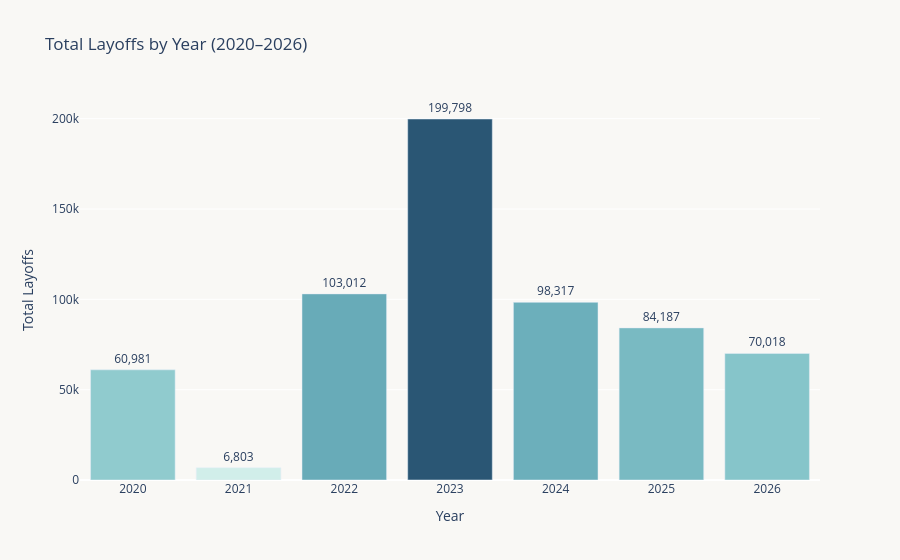

Notebook cell for this chart:
### Code cell
yearly = df.groupby("year")["layoff_count"].sum().reset_index()
yearly.columns = ["Year", "Total Layoffs"]

fig = px.bar(
    yearly, x="Year", y="Total Layoffs",
    title="Total Layoffs by Year (2020–2026)",
    color="Total Layoffs",
    color_continuous_scale="Teal",
    text="Total Layoffs"
)
fig.update_traces(texttemplate="%{text:,.0f}", textposition="outside")
fig.update_layout(plot_bgcolor="#f9f8f5", paper_bgcolor="#f9f8f5", coloraxis_showscale=False)
fig.show()

### Figure 1 — Plotly figure (JSON) as saved in the notebook; plotly's stock layout.template omitted (floating-point values rounded to 4 significant figures)
{"data": [{"hovertemplate": "Year=%{x}<br>Total Layoffs=%{marker.color}<extra></extra>", "legendgroup": "", "marker": {"color": [60980.0, 6802.0, 103000.0, 199800.0, 98320.0, 84190.0, 70020.0], "coloraxis": "coloraxis", "pattern": {"shape": ""}}, "name": "", "orientation": "v", "showlegend": false, "text": [60980.0, 6802.0, 103000.0, 199800.0, 98320.0, 84190.0, 70020.0], "textposition": "outside", "texttemplate": "%{text:,.0f}", "type": "bar", "x": [2020, 2021, 2022, 2023, 2024, 2025, 2026], "xaxis": "x", "y": [60980.0, 6802.0, 103000.0, 199800.0, 98320.0, 84190.0, 70020.0], "yaxis": "y"}], "layout": {"barmode": "relative", "coloraxis": {"colorbar": {"title": {"text": "Total Layoffs"}}, "colorscale": [[0, "rgb(209, 238, 234)"], [0.1667, "rgb(168, 219, 217)"], [0.3333, "rgb(133, 196, 201)"], [0.5, "rgb(104, 171, 184)"], [0.6667, "rgb(79, 144, 166)"], [0.8333, "rgb(59, 115, 143)"], [1, "rgb(42, 86, 116)"]], "showscale": false}, "legend": {"tracegroupgap": 0}, "paper_bgcolor": "#f9f8f5", "plot_bgcolor": "#f9f8f5", "title": {"text": "Total Layoffs by Year (2020–2026)"}, "xaxis": {"anchor": "y", "domain": [0, 1], "title": {"text": "Year"}}, "yaxis": {"anchor": "x", "domain": [0, 1], "title": {"text": "Total Layoffs"}}}}
